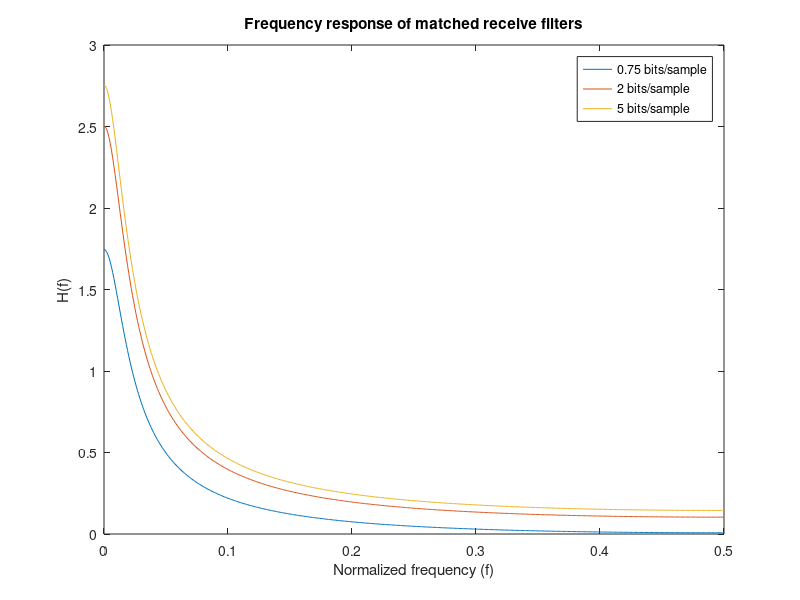
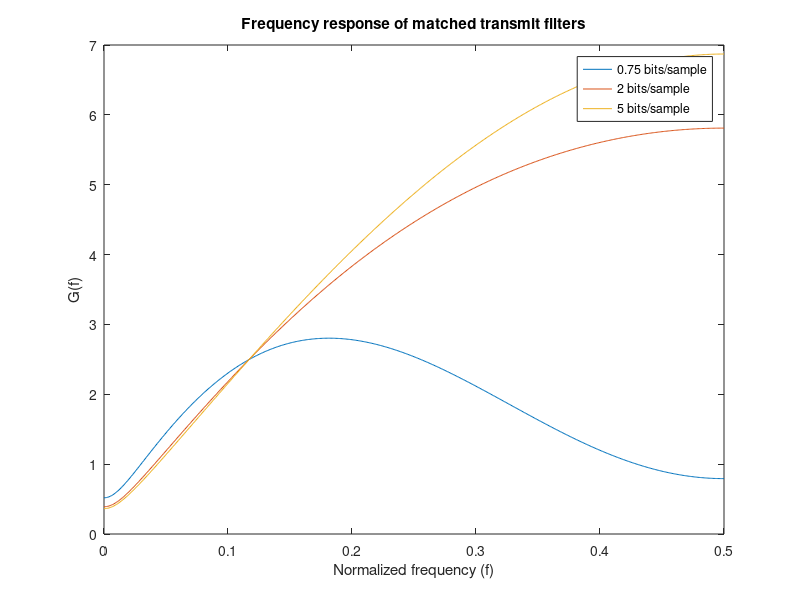
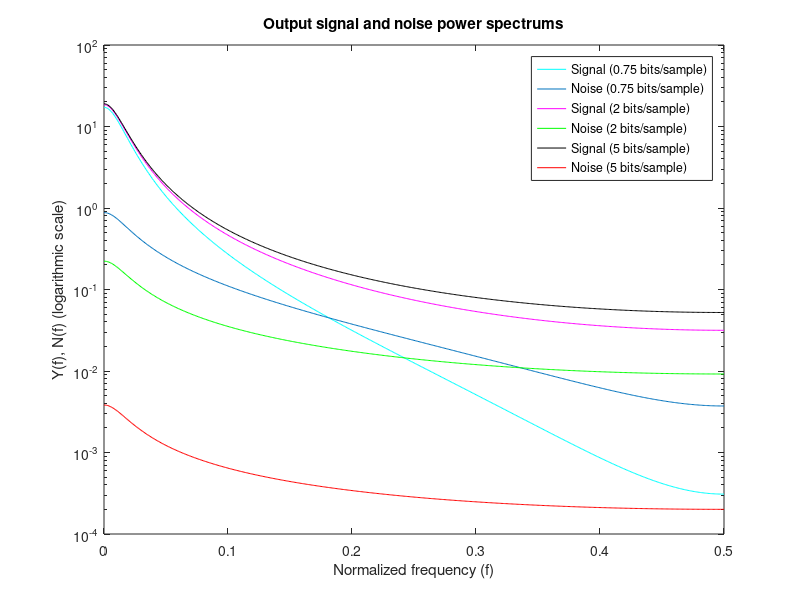

Recreate these plots in MATLAB, in order.
clear all;

rho = 0.9;
f = -0.5:0.01:0.5;
fh = 0:0.001:0.5;

% The different bit rates to be used
H1 = 0.75;
H2 = 2;
H3 = 5;

% Quantization noise
Deltasq1 = (2*pi*exp(1))/2^(2*H1);
Deltasq2 = (2*pi*exp(1))/2^(2*H2);
Deltasq3 = (2*pi*exp(1))/2^(2*H3);
sigmaq1 = Deltasq1/12;
sigmaq2 = Deltasq2/12;
sigmaq3 = Deltasq3/12;

% Input signal PSD
Sx = @(f) (1-rho^2)./(1+rho^2-(2*rho.*cos(2*pi.*f)));

% Input signal spectrum
Xf = sqrt(Sx(f));

%Kernel functions for the integrals that go into the Lagrange multiplier
IntSx1 = @(f) sqrt((sigmaq1.*Sx(f)));
IntSx2 = @(f) sqrt((sigmaq2.*Sx(f)));
IntSx3 = @(f) sqrt((sigmaq3.*Sx(f)));

%Perform integrals
q1 = integral(IntSx1,-0.5,0.5);
q2 = integral(IntSx2,-0.5,0.5);
q3 = integral(IntSx3,-0.5,0.5);

% Calculate Lagrange multipliers
Lagrange1 = (q1/(1+sigmaq1))^2;
Lagrange2 = (q2/(1+sigmaq2))^2;
Lagrange3 = (q3/(1+sigmaq3))^2;

% Matched receive filters
Hfsq1 = @(f) sqrt((Lagrange1.*Sx(f))/sigmaq1)-Lagrange1;
Hfsq2 = @(f) sqrt((Lagrange2.*Sx(f))/sigmaq2)-Lagrange2;
Hfsq3 = @(f) sqrt((Lagrange3.*Sx(f))/sigmaq3)-Lagrange3;

figure(1);
plot(fh,Hfsq1(fh),fh,Hfsq2(fh),fh,Hfsq3(fh));
title('Frequency response of matched receive filters');
xlabel('Normalized frequency (f)');
ylabel('H(f)');
legend('0.75 bits/sample','2 bits/sample','5 bits/sample');

% Matched transmit filters
Gfsq1 = @(f) sqrt(sigmaq1./(Lagrange1.*Sx(f)))-(sigmaq1./Sx(f));
Gfsq2 = @(f) sqrt(sigmaq2./(Lagrange2.*Sx(f)))-(sigmaq2./Sx(f));
Gfsq3 = @(f) sqrt(sigmaq3./(Lagrange3.*Sx(f)))-(sigmaq3./Sx(f));

figure(2);
plot(fh,Gfsq1(fh),fh,Gfsq2(fh),fh,Gfsq3(fh));
title('Frequency response of matched transmit filters');
xlabel('Normalized frequency (f)');
ylabel('G(f)');
legend('0.75 bits/sample','2 bits/sample','5 bits/sample');

% Output noise PSD
Nf1 = sigmaq1.*Hfsq1(fh);
Nf2 = sigmaq2.*Hfsq2(fh);
Nf3 = sigmaq3.*Hfsq3(fh);

% Output signal PSD
Yf1 = Sx(fh).*Hfsq1(fh).*Gfsq1(fh);
Yf2 = Sx(fh).*Hfsq2(fh).*Gfsq2(fh);
Yf3 = Sx(fh).*Hfsq3(fh).*Gfsq3(fh);

figure(3);
semilogy(fh,Yf1,'c');
hold on;
semilogy(fh,Nf1);
semilogy(fh,Yf2,'m');
semilogy(fh,Nf2,'g');
semilogy(fh,Yf3,'k');
semilogy(fh,Nf3,'r');
title('Output signal and noise power spectrums');
xlabel('Normalized frequency (f)');
ylabel('Y(f), N(f) (logarithmic scale)');
legend('Signal (0.75 bits/sample)','Noise (0.75 bits/sample)','Signal (2 bits/sample)','Noise (2 bits/sample)','Signal (5 bits/sample)','Noise (5 bits/sample)');
hold off;

% Signal-to-Noise ratios
SNR1 = 10*log10(sum(Yf1)/sum(Nf1));
SNR2 = 10*log10(sum(Yf2)/sum(Nf2));
SNR3 = 10*log10(sum(Yf3)/sum(Nf3));